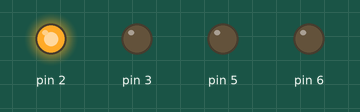
This sketch was run on a simulated Arduino Uno, built with avr-gcc and run on an emulated ATmega328P. Shown: output pins drawn as LEDs (lit = HIGH).

Above: at 0.1 s.
Timing chart, 0 to 1.6 s (numbered marks = the images above):
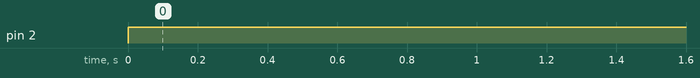

The sketch:

motor_surucu.ino
```cpp
void setup() {
  pinMode(2, OUTPUT);
  pinMode(3, OUTPUT);
  pinMode(6, OUTPUT);
  pinMode(5, OUTPUT);
}

void loop() {
  digitalWrite(2, HIGH);
  digitalWrite(3, LOW);
  digitalWrite(4, HIGH);
  digitalWrite(5, LOW);
}
```

Measured:
- by itself, pin 2: LOW → HIGH at 0.00 s
